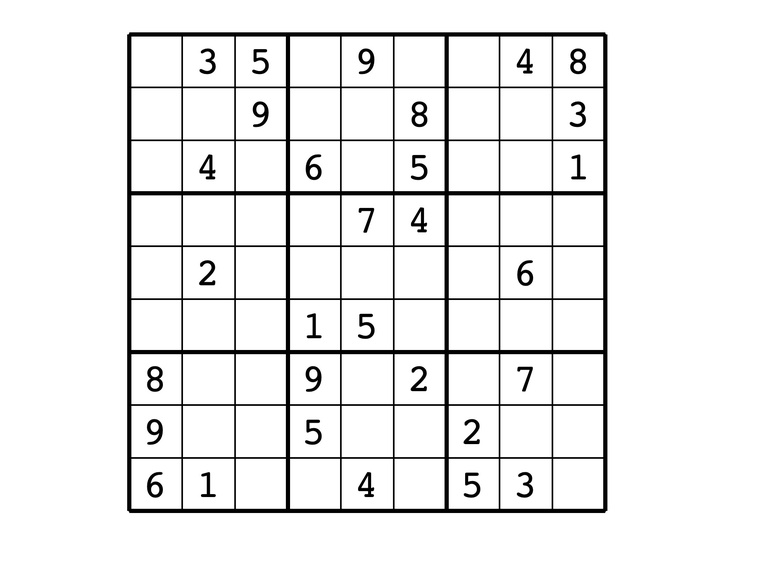
#> input picture data/sudoku/level_1.jpg, 764 x 563 px, shrunk from 1820 x 1340 before the run
$ jupyter execute --allow-errors exercise-sudoku.ipynb   (shell and % lines are left out)
#> lines starting #> are read from the running program, lines starting #| are printed output that depends on the picture
(sec:exercise-sudoku)=

# 演習 1 - 画像入力式数独ソルバーを作る

ご存知の通り、数独というのは 9x9 のマスの中に 1-9 の数字を一定のルールのもとで入れていくパズルである。このルールとはすなわち、

- 同じ行に同じ数字が存在しない
- 同じ列に同じ数字が存在しない
- 3x3 の 9 領域に同じ数字が存在しない

の 3 つである。数独の解き方にはいろいろなやり方があり、

- バックトラック法
- 整数計画問題として解く
- Exact Cover 問題として解く

等のやり方がある。9x9 の問題であれば、最も単純なバックトラック法でも十分高速に解くことができる(一般的なパズル本の最難問なら Python 実装でも 1 秒以下で解ける)。

以下では、数独の問題を写真で撮って、その画像の中から問題を抜き出し、自動的に問題を解くプログラムを作成してみよう。

```{warning}
「数独」という呼び名はパズル製作会社のニコリによって商標登録されている呼び名であり、別の呼び名として「ナンバープレイス」あるいは「ナンプレ」と呼ばれることもある。本資料では、一般的に最も浸透していると思われる呼び名である「数独」を用いる。
```

[cell 1]
"""
下準備のコード
"""

import re
import warnings
from copy import deepcopy

import seaborn as sns
import matplotlib
from tqdm.notebook import tqdm

try:
    from myst_nb import glue
except ImportError:
    glue = lambda *args, **kwargs: _

try:
    from advml.sudoku import solver

    has_advml = True
except ImportError:
    has_advml = False
    pass

# 警告の非表示
warnings.simplefilter("ignore", FutureWarning)

# グラフの設定
rc = {"figure.dpi": 150}
sns.set_theme(style="white", palette="colorblind", rc=rc)

## 数独を解く

まずは数独の問題がテキストで与えられている場合について、解き方を見ていこう。

今回は数独の問題が以下の形式のテキストとして与えられることとする。Python は複数行のテキストを以下のように定義することができる。

[cell 2]
problem = """
-35-9--48
--9--8--3
-4-6-5--1
----74---
-2-----6-
---15----
8--9-2-7-
9--5--2--
61--4-53-
"""

これを扱いやすくするために NumPy の配列に直してみる。まずはテキストを行ごとの配列に変換する。Pythonの文字列型のメソッドである`split`は空白文字や改行文字ごとに文字列を区切ってくれるのでこれを用いる。

[cell 3]
problem = problem.split()
print(problem)

するとproblemの長さは9となる。各行を文字ごとに分割するには、同じようにリスト内包表記を用いると簡単にできる。以下に二重ループを用いたリスト内包表記の例を示す。

[cell 4]
problem = [c for line in problem for c in line]
print(problem)

すると今度はproblemが81個の要素を持つ一次元配列になる。現在、各数字は文字であり、数字ではないので、各文字を数字に置き換える。また、まだ埋まっていないセルを表す`-`は 0 に置き替える。

このような置き換えは次のようなハッシュ(Python の用語では dict)を使うと簡単に書ける。

[cell 5]
numbers = {"-": 0}
numbers.update({str(i): i for i in range(1, 10)})
print(numbers)

このハッシュを使って文字を数字に置き換えるには、やはりリスト内包表記を用いる。その後、NumPy の配列に直しておく。

ここまで一次元配列で作業をしてきたが、9x9 の二次元配列の方が以後の作業がやりやすいので、配列の形も直しておく。

[cell 6]
import numpy as np

problem = np.array([numbers[c] for c in problem], dtype="uint8")
problem = problem.reshape((9, 9))
print(problem)

とすると、先ほどまでの文字が数字に置き換わるはずだ。なお、ここまで繰り返しリスト内包表記も用いたが、これらをまとめて 1 行で書くこともできる。

[cell 7]
problem = """
-35-9--48
--9--8--3
-4-6-5--1
----74---
-2-----6-
---15----
8--9-2-7-
9--5--2--
61--4-53-
"""

[cell 8]
problem = np.array(
    [numbers[c] for line in problem.split() for c in line],
    dtype="uint8",
).reshape((9, 9))
print(problem)

::::{admonition} 改行文字
:class: note

改行文字はOSによってデフォルトで使われているものが異なり、Windowsは`\r\n`、Macは`\r`、Linuxは`\n`が用いられている。これらの改行文字は`\r`がcarriage return (CR)と呼ばれ、`\n`がline feed (LF)と呼ばれることから、Windows、Mac、Linuxで用いられる改行をそれぞれCRLF、CR、LF改行とも呼ぶ。

プログラミングにおいては、改行文字の違いが問題となることも多いので、LFに統一する、あるいはCRLFに統一する、など自分でルールを決めてエディタ(VSCodeなど)を設定しておくと良い。
::::

### 使用済みの数字を調べる

問題が数字の配列として表せたところで、使用済みの数字を調べる方法を見ていく。今`i`行`j`列にある数字の候補にどの数字が残っているのかを調べたいとする。

NumPy を用いると、`i`行目にある数字は`problem[i, :]`という配列で、`j`列目にある数字は`problem[:, j]`という配列で表せる。また 3x3 のブロックについては、ブロックの右上の座標が`(3 * (i // 3), 3 * (j // 3))`と表せることに注目すれば、以下でブロック内の数字が得られる。

```python
k = 3 * (i // 3)
l = 3 * (j // 3)
blk_nums = problem[k:k+3, l:l+3].flatten()  # 一次元配列として取り出す
```

一例として 1 行 1 列の空マスに何が入るのかを調べて見る。行、列、ブロックに使われている数字は、それぞれ以下のようになっている。

[cell 9]
row_nums = problem[0, :]
print("    Row #1:", row_nums)
col_nums = problem[:, 0]
print("    Col #1:", col_nums)
blk_nums = problem[0:3, 0:3].flatten()
print("Block #1-1:", blk_nums)

まだ使える数字は 1-9 の数字の中で、これらの配列に現れていない数字である。配列中に数字があるかどうかは`in`を使うと調べられるので、リスト内包表記を使えば、未使用の数字が簡単に調べられる。

[cell 10]
used_nums = np.concatenate([row_nums, col_nums, blk_nums])
unused_nums = np.array([i for i in range(10) if not i in used_nums])
print("Unused numbers:", unused_nums)

このように、`(0, 0)`の空マスに入りうる候補の数字は`{1, 2, 7}`の 3 つであることが分かる。

### バックトラック法による解法

最初に、数独をコンピュータに解かせる最も単純な方法を考えてみよう。

上記の使用済みの数字を調べる方法を少し変更すれば、各行、各列、各ブロックで数字が正しく 1 度だけ使われているかどうかを調べることができそうだ。とすれば、全ての空きマスに適当に数字を入れて、その結果が正しいかどうかを順に試せば良さそうに思える。

ただ、これでは正しい解が見つかる確率が低すぎるため、計算に時間がかかりすぎる。各マスに入れられる数字の候補は 9 通りでマスが 81 マスあるので、最悪の場合には$9^{81} \approx 2.0 \times 10^{77}$個の候補について調べる必要がある。

一方で、実際にはいくつかのマスにはすでに数字が入っており、上記のように何も考えずに全てのパターンを試すのは非常に効率が悪いことが分かる。そこで、可能な候補についてだけ、しらみ潰しに調べることを考える。これを実現するのがバックトラック法である。

これでも効率がとても良いとは言えないが、実際には最初の方の数字がある程度決まると、後の方の数字は急速に候補が少なくなるため、実用的にはそれなりに高速に動作する。少なくとも 9x9 の問題であれば、十分に速い(16x16 の問題になるとそうはいかない！)

バックトラック法は**深さ優先探索**の一種で、数独の例で言えば、**候補となる数字を仮に入れる操作をできる限り繰り返し、もし最後のマスまで数字が入れば成功、途中で数字が入れられなくなったら失敗**として違う候補を試す、というものである。

深さ優先探索の実装方法は**再帰関数を使う方法**と FILO (first in last out, 最初に入れたものが最後に取り出されるということ) **データ構造 (一般にはスタックと呼ぶ) を用いる方法**の 2 つがある。

どちらの方法にも一長一短があるが、今回はスタックを用いる前提で話を進める。

バックトラック法による数独の解法の流れは次のようになる。

1. **初期化:** スタックに入力の問題を追加
2. **深さ優先探索:**
   1. スタックに積まれた問題の途中経過を取り出す
   2. マスの中で、まだ空マスになっている最初のマスの候補を割り出す
   3. その空マスに各候補を入れたものをスタックに追加
   4. この際、もしマスが全て埋まっていたら、成功と見なし処理を終了

この部分の実装は演習課題とするが、上手く問題が解ければ、以下のような解答が得られるはずである。

[cell 11]
import matplotlib.pyplot as plt
from IPython import display
from matplotlib.animation import ArtistAnimation

#> (the rest of this cell did not finish here and is left out)

#> (a cell that did not finish here is left out)

[cell 13]
solver.backtrack(problem)
#> (this line was passed over: advml is not available in this run)

#> (a cell that did not finish here is left out)

上記は、素直にバックトラック法を実装した場合の実行時間であるが、一回の問題を解くのに平均{glue:text}`avg_time_bt_simple`となっており、十分高速であることが分かる

### 処理の効率化

ある程度素直にバックトラック法を実装した場合でも、簡単な数独の問題であれば数十ミリ秒で解くことができる。だが、次の問題はどうだろう？

参照: <https://www.j-cast.com/premium/2018/10/19341452.html?p=all>

[cell 15]
problem = """
---------
3--2-9--7
94--1--82
-5-6-2-3-
--63-74--
---------
---------
-82-3-59-
1--9-4--6
"""

[cell 16]
problem = np.array(
    [numbers[c] for line in problem.split() for c in line],
    dtype="uint8",
).reshape((9, 9))

[cell 17]
print("Solution (simple backtrack):\n" + str(solver.backtrack(problem)))
#> (this line was passed over: advml is not available in this run)

[cell 18]
solver.backtrack(problem)
#> (this line was passed over: advml is not available in this run)

#> (a cell that did not finish here is left out)

[cell 20]
print("Solution (recursive backtrack):\n" + str(solver.recursive(problem.copy())))
#> (this line was passed over: advml is not available in this run)

[cell 21]
solver.recursive(problem.copy())
#> (this line was passed over: advml is not available in this run)

#> (a cell that did not finish here is left out)

この問題だと、上記の通り{glue:text}`avg_time_bt_hard`ほどの時間がかかる。

バックトラック法を高速化する手法には、候補の数が少ないものから埋めていく、などの様々な方法が考えられるので、各自、プログラムを書いて試してみてほしい。参考までに再帰関数を用いた実装に要する計算時間は{glue:text}`avg_time_recursive`であったので多少の高速化には成功しているだろうか。

また、各自の確認用に難易度の異なる4問を示しておく。

[cell 23]
# レベル1
problem = """
-35-9--48
--9--8--3
-4-6-5--1
----74---
-2-----6-
---15----
8--9-2-7-
9--5--2--
61--4-53-
"""

[cell 24]
# レベル2
# https://si-coding.net/sudoku10.html
problem = """
------1-4
4---78---
-3------2
5--4-7-3-
2------5-
9---264--
-27------
--56----7
-6--13---
"""

[cell 25]
# レベル3
# https://www.j-cast.com/premium/2018/10/19341452.html?p=all
problem = """
---------
3--2-9--7
94--1--82
-5-6-2-3-
--63-74--
---------
---------
-82-3-59-
1--9-4--6
"""

[cell 26]
# 世界一難しい？
# https://www.conceptispuzzles.com/ja/index.aspx?uri=info/article/424
problem = """
8--------
--36-----
-7--9-2--
-5---7---
----457--
---1---3-
--1----68
--85---1-
-9----4--
"""

## 演習: 実用的な数独ソルバーの作成

ここまでの内容を利用して、写真から数独の問題を読み取り、答えを返すプログラムを作成してみよう。

本番では、以下のレベル1からレベル3の内容で10問ずつ画像を与える。レベル1が1点、レベル2が2点、レベル3が3点の合計60点を総得点とする。各レベルの画像は以下のような性質を持つ。

- **レベル 1:** 画像は写真ではなくデジタル画像で、問題は常に同じ位置にある。
- **レベル 2:** 画像は写真で、問題は概ね真上から撮影されている。
- **レベル 3:** 画像は写真で、問題は斜めから撮影されており、なおかつページが多少湾曲している可能性がある。

[cell 27]
import cv2
import matplotlib.gridspec as gridspec

level1 = cv2.imread("../../data/sudoku/level_1.jpg")[:, :, ::-1]
#> level1 is the input picture: shape (563, 764, 3); min 0, max 255, mean 237
level2 = cv2.imread("../../data/sudoku/level_2.jpg")[:, :, ::-1]
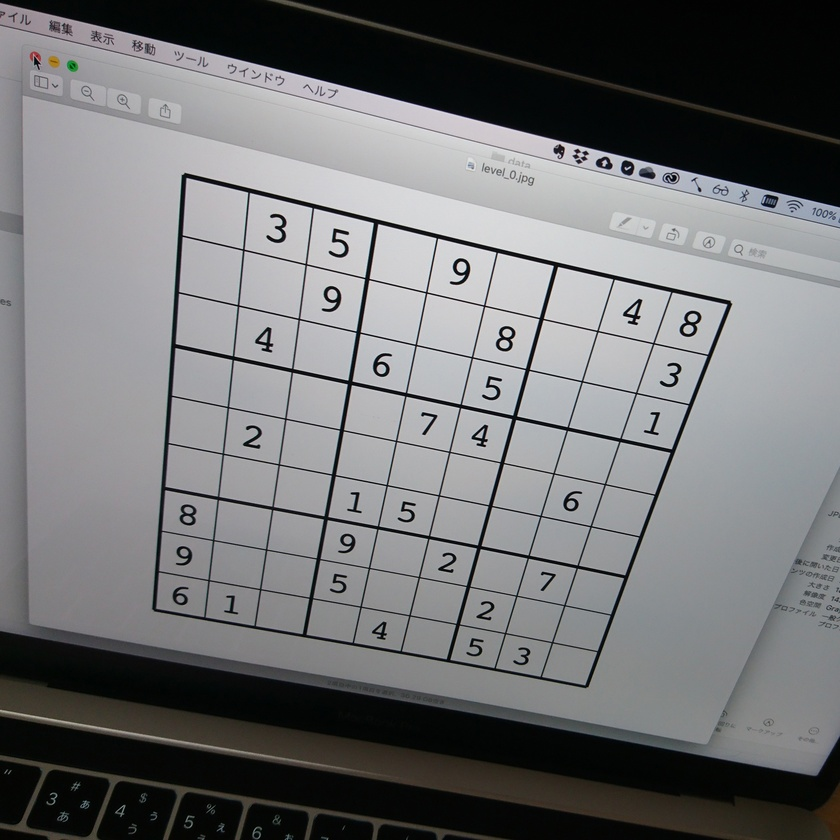
#> input picture data/sudoku/level_2.jpg, 840 x 840 px, shrunk from 2000 x 2000 before the run
level3 = cv2.imread("../../data/sudoku/level_3.jpg")[:, :, ::-1]
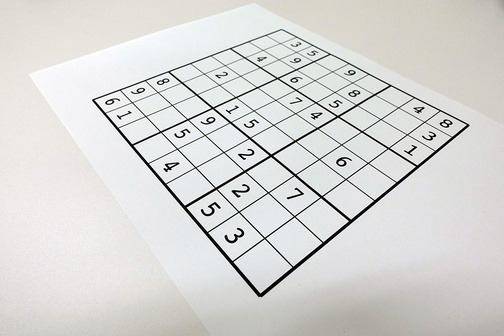
#> input picture data/sudoku/level_3.jpg, 504 x 336 px, shrunk from 1200 x 800 before the run
#> (the rest of the program and of its run is left out)
